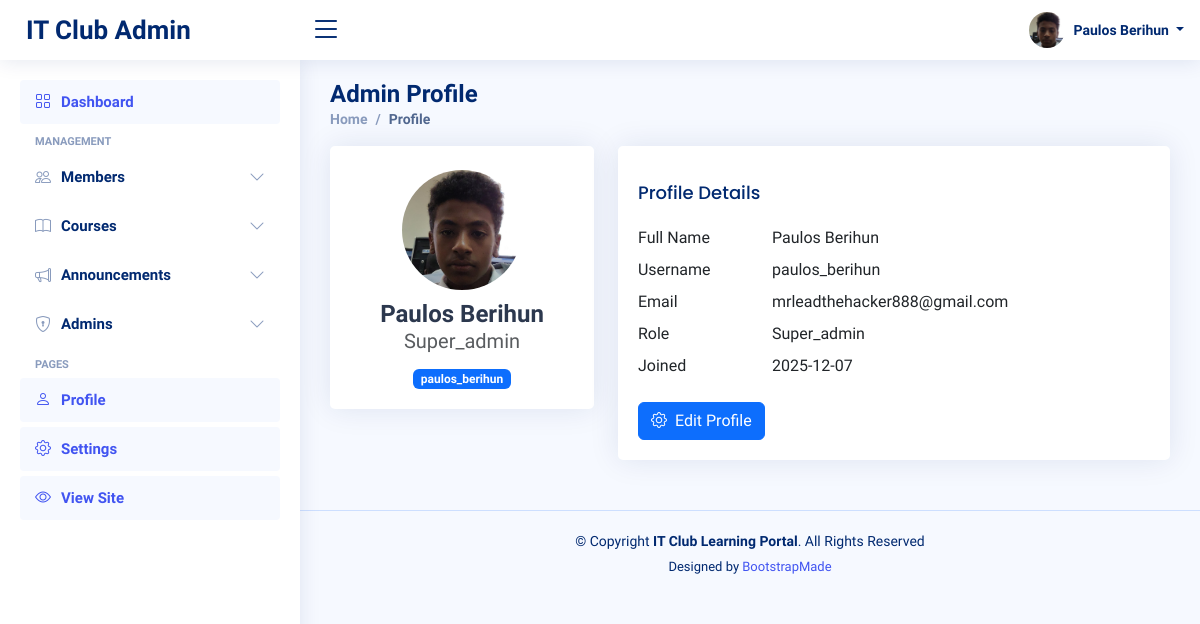
The app's page /admin/profile (signed in) with its own data.
### tables this page shows
CREATE TABLE admins (
        id INTEGER PRIMARY KEY AUTOINCREMENT,
        full_name TEXT NOT NULL,
        username TEXT UNIQUE NOT NULL,
        email TEXT UNIQUE NOT NULL,
        password TEXT NOT NULL,
        role TEXT NOT NULL,
        created_at TIMESTAMP DEFAULT CURRENT_TIMESTAMP
    , profile_picture TEXT);

### app.py (the view)
@app.route('/admin/profile')
@admin_required
def admin_profile():
    db = get_db()
    admin_id = session['admin_id']
    admin_row = db.execute('SELECT * FROM admins WHERE id = ?', (admin_id,)).fetchone()
    admin = row_to_dict(admin_row)
    if admin:
        admin['profile_picture'] = resolve_media_path(admin.get('profile_picture'))
    return render_template('admin/admin_profile.html', admin=admin)

### app.py (called while the page is built)
def get_db():
    if 'db' not in g:
        g.db = sqlite3.connect(app.config['DATABASE'])
        g.db.row_factory = sqlite3.Row
    return g.db

def admin_required(f):
    @functools.wraps(f)
    def decorated(*args, **kwargs):
        if 'admin_id' not in session:
            flash('Admin login required.', 'error')
            return redirect(url_for('admin_login'))
        return f(*args, **kwargs)
    return decorated

def row_to_dict(row):
	if row is None:
		return None
	try:
		return {k: row[k] for k in row.keys()}
	except Exception:
		try:
			return dict(row)
		except Exception:
			return row

def resolve_media_path(val):
	if not val:
		return None
	val = str(val)
	if val.startswith('http://') or val.startswith('https://') or val.startswith('/'):
		return val
	return url_for('static', filename=val)

### templates/admin/admin_profile.html (shortened to what this page needs)
<!DOCTYPE html>
<html lang="en">
<head>
  <link href="{{ url_for('static', filename='vendor/bootstrap/css/bootstrap.min.css') }}" rel="stylesheet">
  <link href="{{ url_for('static', filename='vendor/bootstrap-icons/bootstrap-icons.css') }}" rel="stylesheet">
  <link href="{{ url_for('static', filename='vendor/boxicons/css/boxicons.min.css') }}" rel="stylesheet">
  <link href="{{ url_for('static', filename='vendor/quill/quill.snow.css') }}" rel="stylesheet">
  <link href="{{ url_for('static', filename='vendor/quill/quill.bubble.css') }}" rel="stylesheet">
  <link href="{{ url_for('static', filename='vendor/remixicon/remixicon.css') }}" rel="stylesheet">
  <link href="{{ url_for('static', filename='vendor/simple-datatables/style.css') }}" rel="stylesheet">
  <link href="{{ url_for('static', filename='css/style.css') }}" rel="stylesheet">
</head>
<body>
  <header id="header" class="header fixed-top d-flex align-items-center">
    <div class="d-flex align-items-center justify-content-between">
      <a href="{{ url_for('admin_dashboard') }}" class="logo d-flex align-items-center">
        <span class="d-none d-lg-block">IT Club Admin</span>
      </a>
      <i class="bi bi-list toggle-sidebar-btn"></i>
    </div>
    <nav class="header-nav ms-auto">
      <ul class="d-flex align-items-center">
        <li class="nav-item dropdown pe-3">
          <a class="nav-link nav-profile d-flex align-items-center pe-0" href="#" data-bs-toggle="dropdown">
            {% set _avatar_src = None %}
            {% if admin and admin.profile_picture %}
              {% if admin.profile_picture.startswith('http') or admin.profile_picture.startswith('/') %}
                {% set _avatar_src = admin.profile_picture %}
              {% else %}
                {% set _avatar_src = url_for('static', filename=admin.profile_picture) %}
              {% endif %}
            {% endif %}
            {% if _avatar_src %}
              <img src="{{ _avatar_src }}" alt="Profile" class="rounded-circle">
            {% else %}
              <div class="rounded-circle bg-secondary d-flex align-items-center justify-content-center" style="width:38px;height:38px;">
                <i class="bi bi-person-fill text-white"></i>
              </div>
            {% endif %}
            <span class="d-none d-md-block dropdown-toggle ps-2">
              {{ admin.full_name if admin and admin.full_name else session.get('admin_name', 'Admin') }}
            </span>
          </a>
        </li>
      </ul>
    </nav>
  </header>
  <aside id="sidebar" class="sidebar">
    <ul class="sidebar-nav" id="sidebar-nav">
      <li class="nav-item">
        <a class="nav-link active" href="{{ url_for('admin_dashboard') }}">
          <i class="bi bi-grid"></i>
          <span>Dashboard</span>
        </a>
      </li>
      <li class="nav-heading">Management</li>
      <li class="nav-item">
        <a class="nav-link collapsed" data-bs-target="#members-nav" data-bs-toggle="collapse" href="#">
          <i class="bi bi-people"></i><span>Members</span><i class="bi bi-chevron-down ms-auto"></i>
        </a>
      </li>
      <li class="nav-item">
        <a class="nav-link collapsed" data-bs-target="#courses-nav" data-bs-toggle="collapse" href="#">
          <i class="bi bi-book"></i><span>Courses</span><i class="bi bi-chevron-down ms-auto"></i>
        </a>
      </li>
      <li class="nav-item">
        <a class="nav-link collapsed" data-bs-target="#announcements-nav" data-bs-toggle="collapse" href="#">
          <i class="bi bi-megaphone"></i><span>Announcements</span><i class="bi bi-chevron-down ms-auto"></i>
        </a>
      </li>
      {% if session.get('admin_role') == 'super_admin' %}
      <li class="nav-item">
        <a class="nav-link collapsed" data-bs-target="#admins-nav" data-bs-toggle="collapse" href="#">
          <i class="bi bi-shield-lock"></i><span>Admins</span><i class="bi bi-chevron-down ms-auto"></i>
        </a>
      </li>
      {% endif %}
      <li class="nav-heading">Pages</li>
      <li class="nav-item"><a class="nav-link" href="{{ url_for('admin_profile') }}"><i class="bi bi-person"></i><span>Profile</span></a></li>
      <li class="nav-item"><a class="nav-link" href="{{ url_for('admin_settings') }}"><i class="bi bi-gear"></i><span>Settings</span></a></li>
      <li class="nav-item"><a class="nav-link" href="{{ url_for('index') }}" target="_blank"><i class="bi bi-eye"></i><span>View Site</span></a></li>
    </ul>
  </aside>
  <main id="main" class="main">
    <div class="pagetitle">
      <h1>Admin Profile</h1>
      <nav>
        <ol class="breadcrumb">
          <li class="breadcrumb-item"><a href="{{ url_for('admin_dashboard') }}">Home</a></li>
          <li class="breadcrumb-item active">Profile</li>
        </ol>
      </nav>
    </div>
    <section class="section profile">
      <div class="row">
        <div class="col-xl-4">
          <div class="card">
            <div class="card-body profile-card pt-4 d-flex flex-column align-items-center">
              {% if admin and admin.profile_picture %}
                {% if admin.profile_picture.startswith('http') or admin.profile_picture.startswith('/') %}
                  <img src="{{ admin.profile_picture }}" alt="Profile" class="rounded-circle" style="width:120px;height:120px;object-fit:cover;">
                {% else %}
                  <img src="{{ url_for('static', filename=admin.profile_picture) }}" alt="Profile" class="rounded-circle" style="width:120px;height:120px;object-fit:cover;">
                {% endif %}
              {% else %}
                <img src="{{ url_for('static', filename='img/profile-img.jpg') }}" alt="Profile" class="rounded-circle" style="width:120px;height:120px;object-fit:cover;">
              {% endif %}
              <h2>{{ admin.full_name }}</h2>
              <h5 class="text-muted">{{ admin.role|title }}</h5>
              <span class="badge bg-primary mt-2">{{ admin.username }}</span>
            </div>
          </div>
        </div>
        <div class="col-xl-8">
          <div class="card">
            <div class="card-body pt-3">
              <h5 class="card-title">Profile Details</h5>
              <div class="row mb-2">
                <div class="col-lg-3 col-md-4 label">Full Name</div>
                <div class="col-lg-9 col-md-8">{{ admin.full_name }}</div>
              </div>
              <div class="row mb-2">
                <div class="col-lg-3 col-md-4 label">Username</div>
                <div class="col-lg-9 col-md-8">{{ admin.username }}</div>
              </div>
              <div class="row mb-2">
                <div class="col-lg-3 col-md-4 label">Email</div>
                <div class="col-lg-9 col-md-8">{{ admin.email }}</div>
              </div>
              <div class="row mb-2">
                <div class="col-lg-3 col-md-4 label">Role</div>
                <div class="col-lg-9 col-md-8">{{ admin.role|title }}</div>
              </div>
              <div class="row mb-2">
                <div class="col-lg-3 col-md-4 label">Joined</div>
                <div class="col-lg-9 col-md-8">{{ admin.created_at[:10] if admin.created_at else 'N/A' }}</div>
              </div>
              <div class="mt-4">
                <a href="{{ url_for('admin_settings') }}" class="btn btn-primary">
                  <i class="bi bi-gear me-1"></i> Edit Profile
                </a>
              </div>
            </div>
          </div>
        </div>
      </div>
    </section>
  </main>
  <footer id="footer" class="footer">
    <div class="copyright">
      &copy; Copyright <strong><span>IT Club Learning Portal</span></strong>. All Rights Reserved
    </div>
    <div class="credits">
      Designed by <a href="https://bootstrapmade.com/">BootstrapMade</a>
    </div>
  </footer>
</body>
</html>

### static/css/style.css (style rules this page uses)
:root { scroll-behavior: smooth; }
body { font-family: "Open Sans", sans-serif; background: #f6f9ff; color: #444444; }
a { color: #4154f1; text-decoration: none; }
h1, h2, h3, h4, h5, h6 { font-family: "Nunito", sans-serif; }
#main { margin-top: 60px; padding: 20px 30px; transition: all 0.3s; }
.pagetitle { margin-bottom: 10px; }
.pagetitle h1 { font-size: 24px; margin-bottom: 0; font-weight: 600; color: #012970; }
.card { margin-bottom: 30px; border: none; border-radius: 5px; box-shadow: 0px 0 30px rgba(1, 41, 112, 0.1); }
.card-title { padding: 20px 0 15px 0; font-size: 18px; font-weight: 500; color: #012970; font-family: "Poppins", sans-serif; }
.card-body { padding: 0 20px 20px 20px; }
.breadcrumb { font-size: 14px; font-family: "Nunito", sans-serif; color: #899bbd; font-weight: 600; }
.breadcrumb a { color: #899bbd; transition: 0.3s; }
.breadcrumb .breadcrumb-item::before { color: #899bbd; }
.breadcrumb .active { color: #51678f; font-weight: 600; }
.logo { line-height: 1; }
@media (min-width: 1200px) { .logo { width: 280px; } }
.logo span { font-size: 26px; font-weight: 700; color: #012970; font-family: "Nunito", sans-serif; }
.header { transition: all 0.5s; z-index: 997; height: 60px; box-shadow: 0px 2px 20px rgba(1, 41, 112, 0.1); background-color: #fff; padding-left: 20px; }
.header .toggle-sidebar-btn { font-size: 32px; padding-left: 10px; cursor: pointer; color: #012970; }
.header-nav ul { list-style: none; }
.header-nav>ul { margin: 0; padding: 0; }
.header-nav .nav-profile { color: #012970; }
.header-nav .nav-profile img { max-height: 36px; }
.header-nav .nav-profile span { font-size: 14px; font-weight: 600; }
.sidebar { position: fixed; top: 60px; left: 0; bottom: 0; width: 300px; z-index: 996; transition: all 0.3s; padding: 20px; overflow-y: auto; scrollbar-width: thin; scrollbar-color: #aab7cf transparent; box-shadow: 0px 0px 20px rgba(1, 41, 112, 0.1); background-color: #fff; }
@media (min-width: 1200px) { #main, #footer { margin-left: 300px; } }
.sidebar-nav { padding: 0; margin: 0; list-style: none; }
.sidebar-nav li { padding: 0; margin: 0; list-style: none; }
.sidebar-nav .nav-item { margin-bottom: 5px; }
.sidebar-nav .nav-heading { font-size: 11px; text-transform: uppercase; color: #899bbd; font-weight: 600; margin: 10px 0 5px 15px; }
.sidebar-nav .nav-link { display: flex; align-items: center; font-size: 15px; font-weight: 600; color: #4154f1; transition: 0.3; background: #f6f9ff; padding: 10px 15px; border-radius: 4px; }
.sidebar-nav .nav-link i { font-size: 16px; margin-right: 10px; color: #4154f1; }
.sidebar-nav .nav-link.collapsed { color: #012970; background: #fff; }
.sidebar-nav .nav-link.collapsed i { color: #899bbd; }
.sidebar-nav .nav-link .bi-chevron-down { margin-right: 0; transition: transform 0.2s ease-in-out; }
.profile .profile-card img { max-width: 120px; }
.profile .profile-card h2 { font-size: 24px; font-weight: 700; color: #2c384e; margin: 10px 0 0 0; }
.footer { padding: 20px 0; font-size: 14px; transition: all 0.3s; border-top: 1px solid #cddfff; }
.footer .copyright { text-align: center; color: #012970; }
.footer .credits { padding-top: 5px; text-align: center; font-size: 13px; color: #012970; }

### records on screen
admins: profile_picture (picture), full_name "Paulos Berihun", role "Super_admin", username "paulos_berihun", email "mrleadthehacker888@gmail.com", created_at "2025-12-07"
